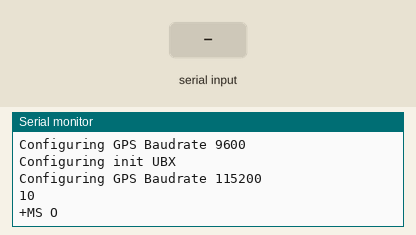
Simulated run of this sketch. Board: Arduino Uno, built with avr-gcc and run on an emulated ATmega328P. On the bench: the last lines printed to the serial monitor. The test bench sets the inputs (shaded band). Storage starts empty; the modem accepts every AT command (registered, SIM ready, sends succeed) and sends nothing else.

Above: at 6.1 s.
6.2 s: "1" received over the second serial link
At 7.0 s:
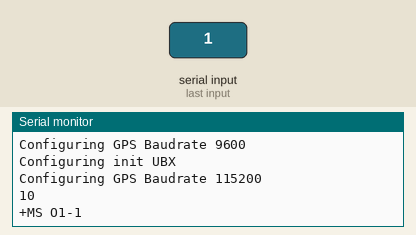
7.7 s: "0" received over the second serial link
At 8.2 s:
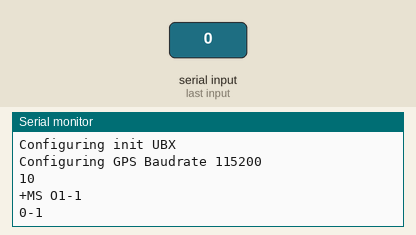

Measured:
- after the input at 6.2 s, the serial monitor: prints a new line at once (image 1)
- after the input at 7.7 s, the serial monitor: prints a new line at once (image 2)

The sketch:

UbxInit_ReadSoftwareSerialGPS_WriteSPISD.ino
```cpp
#include <SoftwareSerial.h>
#include <SPI.h>
#include <SD.h>

const int chipSelect = 9;

unsigned long previousMillis = 0;
int loggingTimer;

SoftwareSerial serialReadGPS(3, 4); // RX, TX

const char COMM_INIT[] PROGMEM = {
  // Change Baudrate to 115200
  0xB5, 0x62, 0x06, 0x00, 0x14, 0x00, 0x01, 0x00, 0x00, 0x00, 0xD0, 0x08, 0x00,
  0x00, 0x00, 0xC2, 0x01, 0x00, 0x03, 0x00, 0x03, 0x00, 0x00, 0x00, 0x00, 0x00,
  0xBC, 0x5E,
};

const char UBLOX_INIT[] PROGMEM = {
  // Enable Raw Data
  0xB5 ,0x62 ,0x06 ,0x01 ,0x08 ,0x00 ,0x02 ,0x15 ,0x01 ,0x01 ,0x00 ,0x01 ,0x01 ,0x00 ,0x2A ,0x56, // enable RXM-RAWX
  0xB5 ,0x62 ,0x06 ,0x01 ,0x08 ,0x00 ,0x02 ,0x13 ,0x01 ,0x01 ,0x00 ,0x01 ,0x01 ,0x00 ,0x28 ,0x48, // enable RXM-SFRBX
  0xB5 ,0x62 ,0x06 ,0x01 ,0x08 ,0x00 ,0x02 ,0x14 ,0x01 ,0x01 ,0x00 ,0x01 ,0x01 ,0x00 ,0x29 ,0x4F, // enable RXM-MEASX

  0xB5 ,0x62 ,0x06 ,0x01 ,0x08 ,0x00 ,0x01 ,0x06 ,0x01 ,0x01 ,0x00 ,0x01 ,0x01 ,0x00 ,0x1A ,0xE5, // enable NAV-SOL
  0xB5 ,0x62 ,0x06 ,0x01 ,0x08 ,0x00 ,0x01 ,0x22 ,0x01 ,0x01 ,0x00 ,0x01 ,0x01 ,0x00 ,0x36 ,0xA9, // enable NAV-CLOCK
  0xB5 ,0x62 ,0x06 ,0x01 ,0x08 ,0x00 ,0x01 ,0x30 ,0x01 ,0x01 ,0x00 ,0x01 ,0x01 ,0x00 ,0x44 ,0x0B, // enable NAV-SVINFO
  0xB5 ,0x62 ,0x06 ,0x4A ,0x18 ,0x00 ,0x00 ,0x00 ,0x00 ,0x00 ,0x00 ,0x00 ,0x00 ,0x00 ,0x1F ,0x00 ,0x00 ,0x00 ,0xFF ,0xFF ,0xFF ,0xFF ,0x00 ,0x00 ,0x00 ,0x00 ,0x00 ,0x00 ,0x00 ,0x00 ,0x83 ,0xAC,

  // Disable NMEA
  0xB5 ,0x62 ,0x06 ,0x01 ,0x08 ,0x00 ,0xF0 ,0x00 ,0x00 ,0x00 ,0x00 ,0x00 ,0x00 ,0x00 ,0xFF ,0x23, // disable GxGGA
  0xB5 ,0x62 ,0x06 ,0x01 ,0x08 ,0x00 ,0xF0 ,0x01 ,0x00 ,0x00 ,0x00 ,0x00 ,0x00 ,0x00 ,0x00 ,0x2A, // disable GxGLL
  0xB5 ,0x62 ,0x06 ,0x01 ,0x08 ,0x00 ,0xF0 ,0x02 ,0x00 ,0x00 ,0x00 ,0x00 ,0x00 ,0x00 ,0x01 ,0x31, // disable GxGSA
  0xB5 ,0x62 ,0x06 ,0x01 ,0x08 ,0x00 ,0xF0 ,0x03 ,0x00 ,0x00 ,0x00 ,0x00 ,0x00 ,0x00 ,0x02 ,0x38, // disable GxGSV
  0xB5 ,0x62 ,0x06 ,0x01 ,0x08 ,0x00 ,0xF0 ,0x04 ,0x00 ,0x00 ,0x00 ,0x00 ,0x00 ,0x00 ,0x03 ,0x3F, // disable GxRMC
  0xB5 ,0x62 ,0x06 ,0x01 ,0x08 ,0x00 ,0xF0 ,0x05 ,0x00 ,0x00 ,0x00 ,0x00 ,0x00 ,0x00 ,0x04 ,0x46, // disable GxVTG
};

const char RATE_INIT[] PROGMEM = {
  // Rate Setting
  0xB5 ,0x62 ,0x06 ,0x08 ,0x06 ,0x00 ,0xE8 ,0x03 ,0x01 ,0x00 ,0x01 ,0x00 ,0x01 ,0x39, // set Rate 1 Hz
};

void setup() {
  // Open serial communications and wait for port to open:
  Serial.begin(115200);
  while (!Serial) {
    ; // wait for serial port to connect. Needed for native USB port only
  }

  Serial.print("Initializing SD card...");
  if (!SD.begin(chipSelect)) {
    Serial.println("Card failed, or not present");
    // don't do anything more:
    while (1);
  }
  Serial.println("Card Initialized.");

  Serial.println("Device Ready.");

  // set the data rate for the SoftwareSerial port
  Serial.println("Configuring GPS Baudrate 9600");
  serialReadGPS.begin(9600);
  // send Baud Rate Configuration data in UBX protocol
  for(int i = 0; i < sizeof(COMM_INIT); i++) {
    serialReadGPS.write(pgm_read_byte(COMM_INIT+i) );
    delay(10); // simulating a 115200 baud.
  }
  delay(1000);

  Serial.println("Configuring init UBX");
  serialReadGPS.begin(115200);
  Serial.println("Configuring GPS Baudrate 115200");
  // send Protocol Configuration data in UBX protocol
  for(int i = 0; i < sizeof(UBLOX_INIT); i++) {
    serialReadGPS.write(pgm_read_byte(UBLOX_INIT+i) );
    delay(10); // simulating a 115200 baud.
  }
  delay(1000);

  for(int i = 0; i < sizeof(RATE_INIT); i++) {
    serialReadGPS.write(pgm_read_byte(UBLOX_INIT+i) );
    delay(10); // simulating a 115200 baud.
  }
  delay(200);
}

void loop() { // run over and over

  loggingTimer = millis() - previousMillis;

  if (serialReadGPS.available()) {
    Serial.write(serialReadGPS.read());
    // make a string for assembling the data to log:
    String dataString = "";
    dataString = serialReadGPS.read();

    // log every 1000 ms
    if (loggingTimer >= 1000) {
      // open the file. note that only one file can be open at a time,
      // so you have to close this one before opening another.
      File dataFile = SD.open("datalog.txt", FILE_WRITE);
      // if the file is available, write to it:
      if (dataFile) {
        dataFile.println(dataString);
        dataFile.close();
        // print to the serial port too:
        Serial.println(dataString);
      }
      // if the file isn't open, pop up an error:
      else {
        Serial.println("error opening datalog.txt");
      }
      // set last time logging to previous milis
      previousMillis = millis();
    }
  }

  if (Serial.available()) {
    serialReadGPS.write(Serial.read());
  }
}
```
